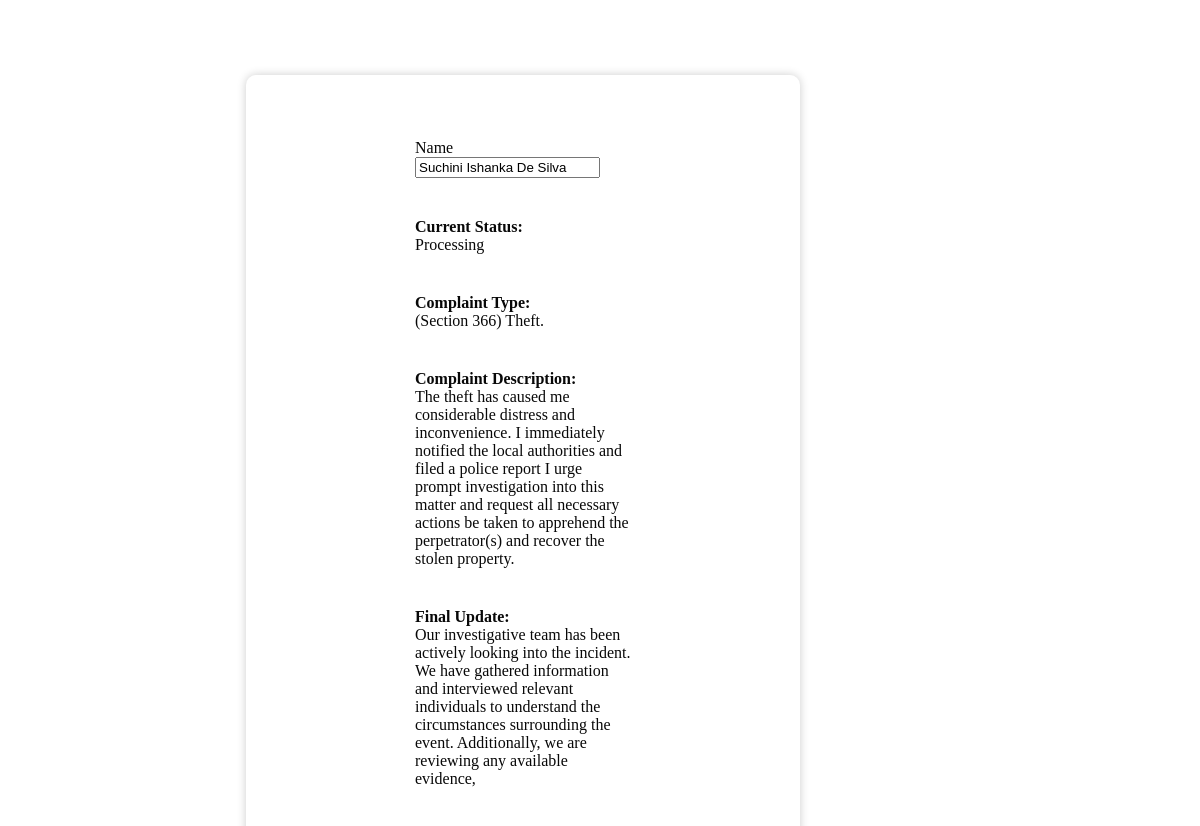
The page /Summary/Status.php?complaintNumber=CN20231129191731&referenceNumber=REF191731291123 on the database its author committed.
### tables this page shows
CREATE TABLE `complaint_reg` (
  `Complaint_No` varchar(50) NOT NULL,
  `Date` varchar(100) NOT NULL,
  `Title` enum('Mr','Mrs','Ms','Rev') NOT NULL,
  `First_Name` varchar(200) NOT NULL,
  `Last_Name` varchar(200) NOT NULL,
  `E_Mail` varchar(50) NOT NULL,
  `Contact_Number` varchar(10) NOT NULL,
  `NIC` varchar(12) NOT NULL,
  `Age` varchar(2) NOT NULL,
  `Birth_Date` varchar(30) NOT NULL,
  `Gender` varchar(30) NOT NULL,
  `Address` varchar(200) NOT NULL,
  `District` varchar(100) NOT NULL,
  `City` varchar(100) NOT NULL,
  `Division_Code` varchar(50) NOT NULL,
  `Investigator_Name` varchar(200) NOT NULL,
  `Complaint_Type` varchar(500) NOT NULL,
  `Other_Type` varchar(500) NOT NULL,
  `Description` varchar(500) NOT NULL,
  `Other_Details` varchar(500) NOT NULL,
  `Suspects` varchar(500) NOT NULL,
  `Ref_Number` varchar(50) NOT NULL
);

CREATE TABLE `case_investigate` (
  `Complaint_No` varchar(30) NOT NULL,
  `In_Parties` varchar(500) NOT NULL,
  `Final` varchar(500) NOT NULL,
  `Start_Date` varchar(20) NOT NULL,
  `Start_Time` varchar(20) NOT NULL,
  `End_Date` varchar(20) NOT NULL,
  `End_Time` varchar(20) NOT NULL,
  `Image` text NOT NULL,
  `Audio` text NOT NULL,
  `Text` text NOT NULL,
  `Video` text NOT NULL,
  `Status` varchar(255) NOT NULL
);

### Summary/Status.php (the view, shortened to what this page needs)
<?php
include '../Database/connection.php';
$Complaint_No = $_GET['complaintNumber'];
$Ref_Number = $_GET['referenceNumber'];
$query = "SELECT * FROM complaint_reg WHERE Complaint_No = '$Complaint_No' AND Ref_Number = '$Ref_Number'";
$result = mysqli_query($con, $query);
$finalUpdate = '';
$currentStatus = '';
if ($result) {
    $row = mysqli_fetch_assoc($result);
    $complaintNumber = $row['Complaint_No'];
    $queryInvestigate = "SELECT * FROM case_investigate WHERE Complaint_No = '$complaintNumber'";
    $resultInvestigate = mysqli_query($con, $queryInvestigate);
    if ($resultInvestigate) {
        $rowInvestigate = mysqli_fetch_assoc($resultInvestigate);
        $finalUpdate = isset($rowInvestigate['Final']) ? $rowInvestigate['Final'] : '';
        $currentStatus = isset($rowInvestigate['Status']) ? $rowInvestigate['Status'] : '';
    }
} else {
    echo 'Error in executing query: ' . mysqli_error($con);
}
?>
<!DOCTYPE html>
<html lang="en">
<head>
    <link rel="stylesheet" href="../Status_View/Status_Style.css">
    <link href='https://unpkg.com/boxicons@2.1.4/css/boxicons.min.css' rel='stylesheet'>
</head>
<body>
    <div class="container">
        <div class="wrapper">
            <form id="statusDetailsForm" method="POST" action="Status_R.php">
            <div class="status-details">
                <div class="details-container">
                    <div class="detail-item">
                    <label for="name">Name</label>
                    <input type="text" id="name" value="<?php echo $row['First_Name'] . ' ' . $row['Last_Name']; ?>" readonly>
                    </div>
                    <div class="detail-item">
                        <label><b>Current Status:</b></label>
                        <br>
                        <id="currentStatus" rows="5" cols="50" class="text-right" readonly><?php echo $currentStatus; ?>
                    </div>
                    <div class="detail-item">
                        <label><b>Complaint Type:</b></label>
                        <br>
                        <id="complaintType" class="complaint-type-textarea text-right" readonly><?php echo $row['Complaint_Type']; ?>
                    </div>
                    <div class="detail-item">
                        <label><b>Complaint Description:</b></label>
                        <br>
                        <id="complaintText" class="complaint-type-textarea text-right" readonly><?php echo $row['Description']; ?>
                    </div>
                    <div class="detail-item">
                        <label><b>Final Update:</b></label>
                        <br>
                        <id="ComplaintFinal" class="complaint-type-textarea text-right" readonly><?php echo $finalUpdate ; ?>
                    </div>
                </div>
            </div>
        </div>
    </div>
</body>
</html>

### Status_View/Status_Style.css (style rules this page uses)
body { display: flex; flex-direction: column; align-items: center; min-height: 100vh; background: url('https://img.freepik.com/free-photo/blue-gradient-abstract-background-empty-room-with-space-your-text-picture_1258-83405.jpg?size=338&ext=jpg&ga=GA1.1.1700460183.1708214400&semt=ais') no-repeat center center fixed; background-size: cover; overflow-y: auto; overflow-x: auto; }
.wrapper { position: absolute; width: 40%; max-width: 800px; background: rgba(255, 255, 255, .1); border: 2px solid rgba(255, 255, 255, .2); box-shadow: 0 0 10px rgba(0, 0, 0, .2); backdrop-filter: blur(50px); border-radius: 10px; color: #080808; padding: 12px 35px 80px; top: 75px; right: 400px; }
.status-details { margin-top: 30px; }
.details-container { display: flex; flex-wrap: wrap; justify-content: center; }
.detail-item { width: 45%; margin: 10px; padding: 10px; background-color: rgba(255, 255, 255, .2); border-radius: 6px; }

### rows shown on the page
complaint_reg: First_Name+Last_Name "Suchini Ishanka De Silva", Complaint_Type "(Section 366) Theft.", Description "The theft has caused me considerable distress and inconvenience. I immediately notified the local authorities and filed a police report I urge prompt investigation into this matter and request all necessary actions be taken to apprehend the perpetrator(s) and recover the stolen property."
case_investigate: Status "Processing", Final "Our investigative team has been actively looking into the incident. We have gathered information and interviewed relevant individuals to understand the circumstances surrounding the event. Additionally, we are reviewing any available evidence,"
